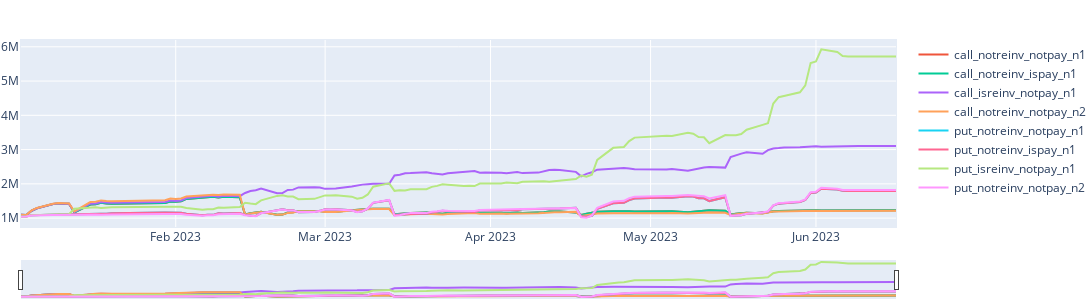

Source (notebook cell):
### Markdown cell above
#### 3.7 margin_account_remain

### Code cell
fig = px.line()
fig.add_scatter(x=dates, y=call_notreinv_notpay_n1['margin_account_remain'], name= 'call_notreinv_notpay_n1')
fig.add_scatter(x=dates, y=call_notreinv_ispay_n1['margin_account_remain'], name= 'call_notreinv_ispay_n1')
fig.add_scatter(x=dates, y=call_isreinv_notpay_n1['margin_account_remain'], name= 'call_isreinv_notpay_n1')
fig.add_scatter(x=dates, y=call_notreinv_notpay_n2['margin_account_remain'], name= 'call_notreinv_notpay_n2')
fig.add_scatter(x=dates, y=put_notreinv_notpay_n1['margin_account_remain'], name= 'put_notreinv_notpay_n1')
fig.add_scatter(x=dates, y=put_notreinv_ispay_n1['margin_account_remain'], name= 'put_notreinv_ispay_n1')
fig.add_scatter(x=dates, y=put_isreinv_notpay_n1['margin_account_remain'], name= 'put_isreinv_notpay_n1')
fig.add_scatter(x=dates, y=put_notreinv_notpay_n2['margin_account_remain'], name= 'put_notreinv_notpay_n2')
fig.update_xaxes(rangeslider_visible=True)
fig.update_layout(autosize=False, width=1300, height=300, margin=dict(l=1, r=1, b=1, t=40, pad=1))
fig.show()
